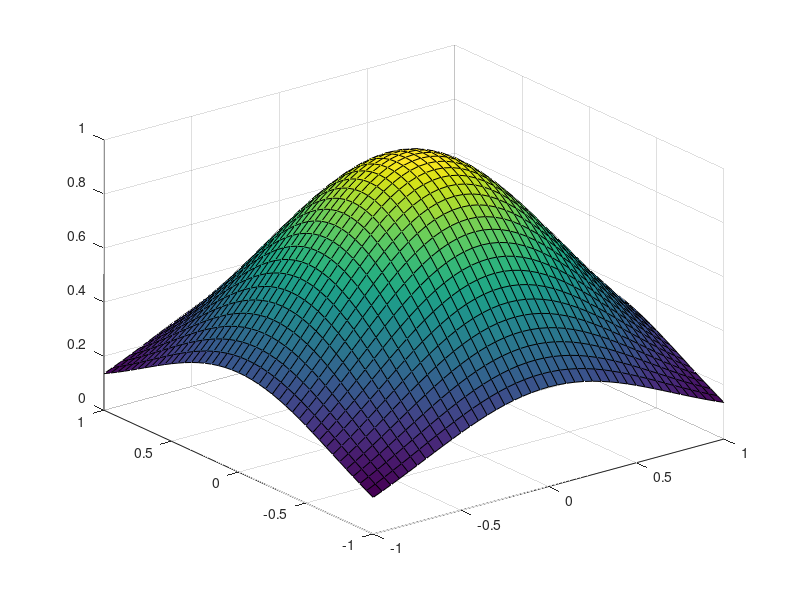

Here is the MATLAB script that generated this plot:
h = 0.05;
del = -1:h:1;
[X1,Y1]= meshgrid(del,del);
%l1 = @(x,y)4*exp(-x.^2-y.^2).*(x.^2+y.^2-1);
u = @(x,y)exp(-x.^2-y.^2);
surf(X1,Y1,u(X1,Y1))

